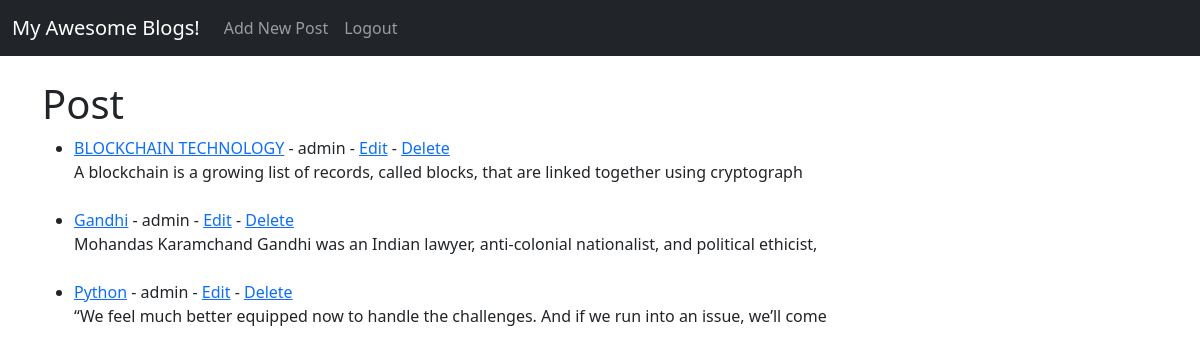
The app's page / (signed in) with its own data.
### Blogs/models.py (models this page shows, shortened)
class Post(models.Model):
    title = models.CharField(max_length=255)
    author  = models.ForeignKey(User, on_delete=models.CASCADE)
    body = models.TextField()

### Blogs/views.py (the view)
# urls.py: path('', HomeView.as_view(), name ="home"),
class HomeView(ListView):
    model = Post
    template_name = 'home.html'

### Blogs/templates/home.html (shortened to what this page needs)
{% extends 'base.html' %}
{% block content %}
<h1>Post</h1>
<ul>
{% for post in object_list %}
   <li><a href="{% url 'article-details' post.pk %}">{{ post.title }}</a> - {{ post.author }}
        {%if user.is_authenticated %}
                {% if user.id == post.author.id %}
         - <a href="{% url 'update_post' post.pk %}">Edit</a>
        - <a href="{% url 'delete_post' post.pk %}">Delete</a>
        {% endif %}
        {% endif %}
        <br>{{ post.body|slice:":100" }}</li>
    <br>
{% endfor %}
</ul>
{% endblock %}

### records on screen
Post: title "BLOCKCHAIN TECHNOLOGY", author "admin", shows "Edit", body "A blockchain is a growing list of records, called blocks, that are linked together using cryptograph"
Post: title "Gandhi", author "admin", shows "Edit", body "Mohandas Karamchand Gandhi was an Indian lawyer, anti-colonial nationalist, and political ethicist,"
Post: title "Python", author "admin", shows "Edit", body "“We feel much better equipped now to handle the challenges. And if we run into an issue, we’ll come"
